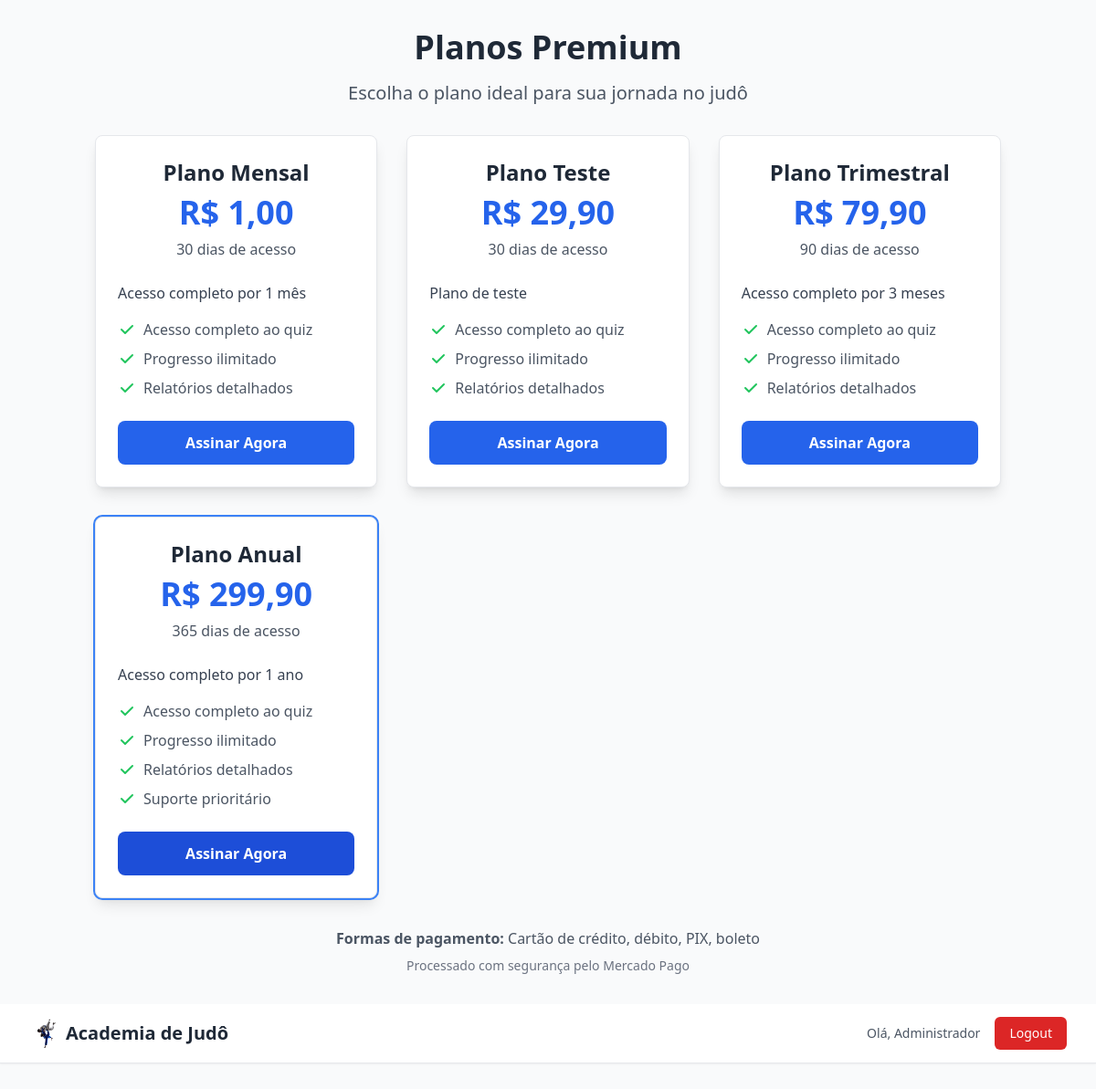
Screenshot of /payments/planos/ (signed in) with the database file from the repository.
### payments/models.py (models this page shows, shortened)
class PlanoPremium(models.Model):
    nome = models.CharField(max_length=100, verbose_name="Nome do plano")
    descricao = models.TextField(verbose_name="Descrição")
    preco = models.DecimalField(max_digits=10, decimal_places=2, verbose_name="Preço")
    duracao_dias = models.PositiveIntegerField(verbose_name="Duração em dias")
    ativo = models.BooleanField(default=True, verbose_name="Plano ativo")
    acesso_ilimitado_quiz = models.BooleanField(default=True, verbose_name="Acesso ilimitado ao quiz")
    relatorios_detalhados = models.BooleanField(default=True, verbose_name="Relatórios detalhados")
    suporte_prioritario = models.BooleanField(default=False, verbose_name="Suporte prioritário")
    data_criacao = models.DateTimeField(auto_now_add=True)
    class Meta:
        verbose_name = "Plano Premium"
        verbose_name_plural = "Planos Premium"

### payments/views.py (the view)
# urls.py: path('planos/', views.listar_planos, name='planos'),
@login_required
def listar_planos(request):
    planos = PlanoPremium.objects.filter(ativo=True).order_by('preco')
    assinatura_ativa = Assinatura.objects.filter(
        usuario=request.user,
        status='ativa',
        data_vencimento__gt=timezone.now()
    ).first()
    return render(request, 'payments/planos.html', {
        'planos': planos,
        'assinatura_ativa': assinatura_ativa
    })

### payments/security.py (called while the page is built)
    def __call__(self, request):
        response = self.get_response(request)
        response['X-Content-Type-Options'] = 'nosniff'
        response['X-Frame-Options'] = 'DENY'
        response['X-XSS-Protection'] = '1; mode=block'
        response['Strict-Transport-Security'] = 'max-age=31536000; includeSubDomains'
        response['Referrer-Policy'] = 'strict-origin-when-cross-origin'
        return response

### payments/templates/payments/planos.html (shortened to what this page needs)
{% load static %}
<!DOCTYPE html>
<html lang="pt-br">
<head>
    <script src="https://cdn.tailwindcss.com"></script>
</head>
<body class="bg-gray-50 font-sans">
<div class="container mx-auto px-4 py-8">
    <div class="text-center mb-8">
        {% if assinatura_ativa %}
            <div class="bg-green-100 border border-green-400 text-green-700 px-4 py-3 rounded mb-6">
                <h2 class="text-2xl font-bold mb-2">🎉 Você já tem acesso premium!</h2>
                <p class="text-lg">Sua assinatura está ativa até: <strong>{{ assinatura_ativa.data_vencimento|date:"d/m/Y" }}</strong></p>
                <div class="space-x-4">
                    <a href="{% url 'index' %}" class="inline-block bg-green-600 hover:bg-green-700 text-white font-bold py-2 px-6 rounded-lg transition duration-200">
                        Acessar Conteúdo Premium
                    </a>
                    <a href="{% url 'payments:assinaturas' %}" class="inline-block bg-blue-600 hover:bg-blue-700 text-white font-bold py-2 px-6 rounded-lg transition duration-200">
                        Gerenciar Assinatura
                    </a>
                </div>
            </div>
        {% else %}
            <h1 class="text-4xl font-bold text-gray-800 mb-4">Planos Premium</h1>
            <p class="text-xl text-gray-600">Escolha o plano ideal para sua jornada no judô</p>
        {% endif %}
    </div>
    {% if not assinatura_ativa %}
    <div class="grid md:grid-cols-3 gap-8 max-w-6xl mx-auto">
        {% for plano in planos %}
        <div class="bg-white rounded-lg shadow-lg border border-gray-200 p-6 {% if plano.nome == 'Plano Anual' %}ring-2 ring-blue-500{% endif %}">
            <div class="text-center mb-6">
                <h3 class="text-2xl font-bold text-gray-800 mb-2">{{ plano.nome }}</h3>
                <div class="text-4xl font-bold text-blue-600 mb-2">
                    R$ {{ plano.preco|floatformat:2 }}
                </div>
                <p class="text-gray-600">{{ plano.duracao_dias }} dias de acesso</p>
            </div>
            <div class="mb-6">
                <p class="text-gray-700 mb-4">{{ plano.descricao }}</p>
                <ul class="space-y-2 text-gray-600">
                    <li class="flex items-center">
                        <svg class="w-5 h-5 text-green-500 mr-2" fill="currentColor" viewBox="0 0 20 20">
                            <path fill-rule="evenodd" d="M16.707 5.293a1 1 0 010 1.414l-8 8a1 1 0 01-1.414 0l-4-4a1 1 0 011.414-1.414L8 12.586l7.293-7.293a1 1 0 011.414 0z" clip-rule="evenodd"></path>
                        </svg>
                        Acesso completo ao quiz
                    </li>
                    <li class="flex items-center">
                        <svg class="w-5 h-5 text-green-500 mr-2" fill="currentColor" viewBox="0 0 20 20">
                            <path fill-rule="evenodd" d="M16.707 5.293a1 1 0 010 1.414l-8 8a1 1 0 01-1.414 0l-4-4a1 1 0 011.414-1.414L8 12.586l7.293-7.293a1 1 0 011.414 0z" clip-rule="evenodd"></path>
                        </svg>
                        Progresso ilimitado
                    </li>
                    <li class="flex items-center">
                        <svg class="w-5 h-5 text-green-500 mr-2" fill="currentColor" viewBox="0 0 20 20">
                            <path fill-rule="evenodd" d="M16.707 5.293a1 1 0 010 1.414l-8 8a1 1 0 01-1.414 0l-4-4a1 1 0 011.414-1.414L8 12.586l7.293-7.293a1 1 0 011.414 0z" clip-rule="evenodd"></path>
                        </svg>
                        Relatórios detalhados
                    </li>
                    {% if plano.nome == 'Plano Anual' %}
                    <li class="flex items-center">
                        <svg class="w-5 h-5 text-green-500 mr-2" fill="currentColor" viewBox="0 0 20 20">
                            <path fill-rule="evenodd" d="M16.707 5.293a1 1 0 010 1.414l-8 8a1 1 0 01-1.414 0l-4-4a1 1 0 011.414-1.414L8 12.586l7.293-7.293a1 1 0 011.414 0z" clip-rule="evenodd"></path>
                        </svg>
                        Suporte prioritário
                    </li>
                    {% endif %}
                </ul>
            </div>
            <div class="text-center">
                <a href="{% url 'payments:escolher_plano' plano.id %}"
                   class="inline-block w-full bg-blue-600 hover:bg-blue-700 text-white font-bold py-3 px-6 rounded-lg transition duration-200 {% if plano.nome == 'Plano Anual' %}bg-blue-700 hover:bg-blue-800{% endif %}"
                   onclick="console.log('Clicando no plano {{ plano.id }}'); return true;">
                    Assinar Agora
                </a>
            </div>
        </div>
        {% endfor %}
    </div>
    <div class="text-center mt-8">
        <p class="text-gray-600">
            <strong>Formas de pagamento:</strong> Cartão de crédito, débito, PIX, boleto
        </p>
        <p class="text-sm text-gray-500 mt-2">
            Processado com segurança pelo Mercado Pago
        </p>
    </div>
    {% endif %}
</div>
<header class="bg-white shadow-sm border-b border-gray-200 mb-8">
    <div class="max-w-7xl mx-auto px-4 sm:px-6 lg:px-8">
        <div class="flex justify-between items-center h-16">
            <div class="flex items-center">
                <a href="{% url 'index' %}" class="flex items-center space-x-2">
                    <img src="{% static 'judo.png' %}" alt="Judo" class="h-8 w-8">
                    <span class="text-xl font-bold text-gray-800">Academia de Judô</span>
                </a>
            </div>
            <div class="flex items-center space-x-4">
                {% if user.is_authenticated %}
                    <span class="text-sm text-gray-600">Olá, {{ user.first_name|default:user.username }}</span>
                    <form method="post" action="{% url 'logout' %}" class="inline">
                        <button type="submit" class="bg-red-600 hover:bg-red-700 text-white px-4 py-2 rounded-md text-sm font-medium">
                            Logout
                        </button>
                    </form>
                {% else %}
                    <a href="{% url 'login' %}" class="bg-blue-600 hover:bg-blue-700 text-white px-4 py-2 rounded-md text-sm font-medium">
                        Login
                    </a>
                {% endif %}
            </div>
        </div>
    </div>
</header>
</body>
</html>

### rows the page displays
PlanoPremium: nome "Plano Mensal", preco "1,00", duracao_dias "30", descricao "Acesso completo por 1 mês"
PlanoPremium: nome "Plano Teste", preco "29,90", duracao_dias "30", descricao "Plano de teste"
PlanoPremium: nome "Plano Trimestral", preco "79,90", duracao_dias "90", descricao "Acesso completo por 3 meses"
PlanoPremium: nome "Plano Anual", preco "299,90", duracao_dias "365", descricao "Acesso completo por 1 ano", shows "Suporte prioritário"

### other values shown
{{ user.first_name|default:user.username }} "Administrador"
